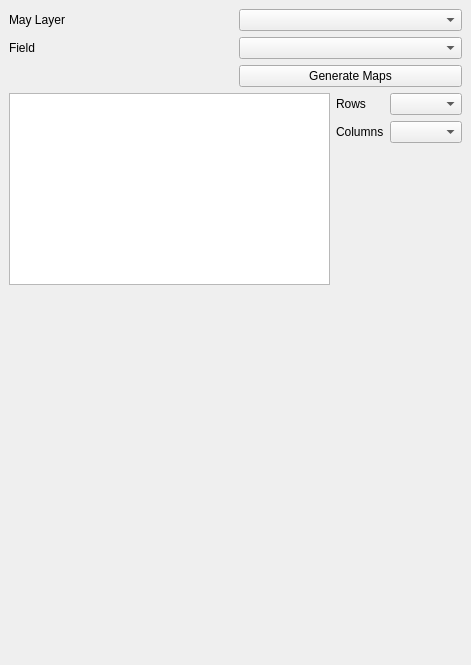
<?xml version="1.0" encoding="UTF-8"?>
<ui version="4.0">
 <class>MyPlugin1DockWidgetBase</class>
 <widget class="QDockWidget" name="MyPlugin1DockWidgetBase">
  <property name="geometry">
   <rect>
    <x>0</x>
    <y>0</y>
    <width>471</width>
    <height>665</height>
   </rect>
  </property>
  <property name="windowTitle">
   <string>My Plugin 1</string>
  </property>
  <widget class="QWidget" name="dockWidgetContents">
   <layout class="QVBoxLayout" name="verticalLayout">
    <item>
     <layout class="QGridLayout" name="gridLayout">
      <item row="2" column="1">
       <widget class="QPushButton" name="btn_Map">
        <property name="text">
         <string>Generate Maps</string>
        </property>
       </widget>
      </item>
      <item row="0" column="0">
       <widget class="QLabel" name="label">
        <property name="text">
         <string>May Layer</string>
        </property>
       </widget>
      </item>
      <item row="1" column="0">
       <widget class="QLabel" name="label_2">
        <property name="text">
         <string>Field</string>
        </property>
       </widget>
      </item>
      <item row="0" column="1">
       <widget class="QgsMapLayerComboBox" name="mMapLayerComboBox"/>
      </item>
      <item row="1" column="1">
       <widget class="QgsFieldComboBox" name="mFieldComboBox"/>
      </item>
     </layout>
    </item>
    <item>
     <layout class="QGridLayout" name="gridLayout_2">
      <item row="0" column="0" rowspan="3">
       <widget class="QListWidget" name="listWidget">
        <property name="sizePolicy">
         <sizepolicy hsizetype="Expanding" vsizetype="Fixed">
          <horstretch>0</horstretch>
          <verstretch>0</verstretch>
         </sizepolicy>
        </property>
        <property name="selectionMode">
         <enum>QAbstractItemView::MultiSelection</enum>
        </property>
       </widget>
      </item>
      <item row="0" column="1">
       <widget class="QLabel" name="label_4">
        <property name="text">
         <string>Rows</string>
        </property>
       </widget>
      </item>
      <item row="0" column="2">
       <widget class="QComboBox" name="comboBox_rows"/>
      </item>
      <item row="1" column="1">
       <widget class="QLabel" name="label_5">
        <property name="text">
         <string>Columns</string>
        </property>
       </widget>
      </item>
      <item row="1" column="2">
       <widget class="QComboBox" name="comboBox_columns"/>
      </item>
     </layout>
    </item>
    <item>
     <spacer name="verticalSpacer">
      <property name="orientation">
       <enum>Qt::Vertical</enum>
      </property>
      <property name="sizeHint" stdset="0">
       <size>
        <width>20</width>
        <height>40</height>
       </size>
      </property>
     </spacer>
    </item>
   </layout>
  </widget>
 </widget>
 <customwidgets>
  <customwidget>
   <class>QgsFieldComboBox</class>
   <extends>QComboBox</extends>
   <header>qgsfieldcombobox.h</header>
  </customwidget>
  <customwidget>
   <class>QgsMapLayerComboBox</class>
   <extends>QComboBox</extends>
   <header>qgsmaplayercombobox.h</header>
  </customwidget>
 </customwidgets>
 <resources/>
 <connections/>
</ui>
